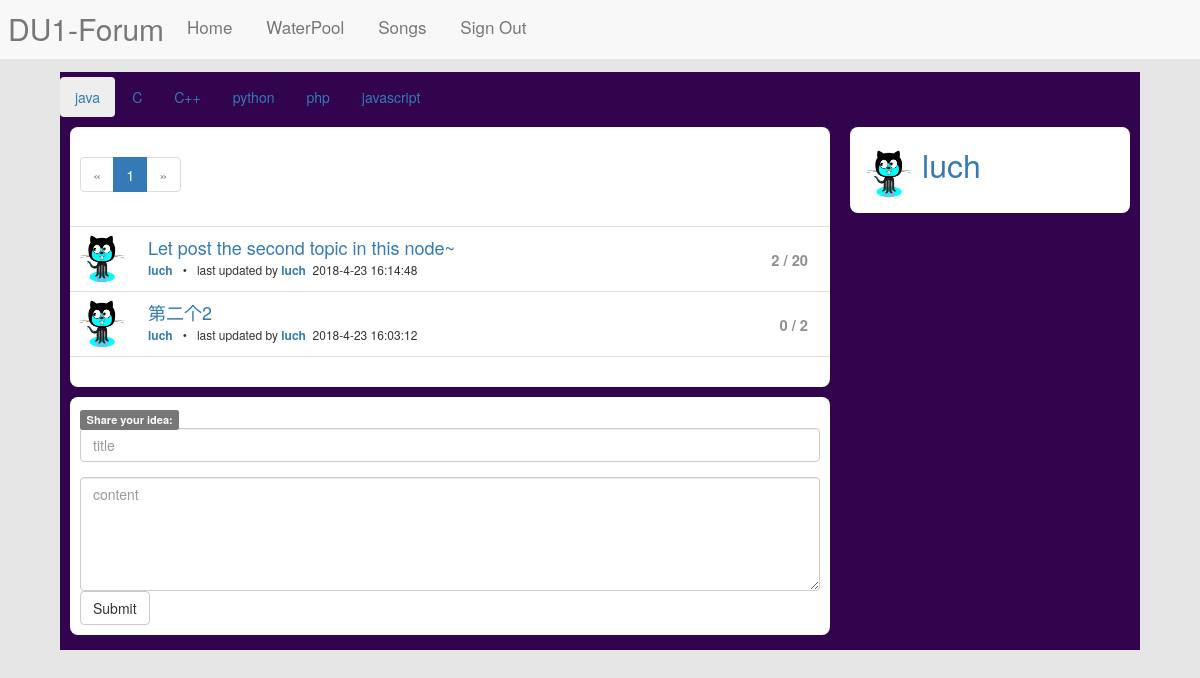
/node/ (signed in), run on the app's committed database.
### models/node.py (models this page shows, shortened)
class NodeCls(db.Model, ModelMixin):
    __tablename__ = 'nodes'
    id = db.Column(db.Integer, primary_key=True)
    node_name = db.Column(db.String(64), unique=True)
    topics = db.relationship('TopicCls', backref='node_ref', lazy='dynamic')

### models/user.py (models this page shows, shortened)
class UserCls(db.Model, ModelMixin):
    __tablename__ = 'users'
    id = db.Column(db.Integer, primary_key=True)
    username = db.Column(db.String(64), unique=True)
    password_hashed = db.Column(db.String(200))
    email = db.Column(db.String(64), default='')
    created_time = db.Column(db.String(64), default='')
    avatar = db.Column(db.String(100))
    topics = db.relationship('TopicCls', foreign_keys='TopicCls.user_id',
                             backref='user_ref', lazy='dynamic')
    newupdate_topics = db.relationship('TopicCls', foreign_keys='TopicCls.replyuser_id',
                                       backref='lastreplyer_ref', lazy='dynamic')
    comment_out = db.relationship('CommentCls', foreign_keys='CommentCls.sender_id',
                                   backref='sender_ref')
    comment_in = db.relationship('CommentCls', foreign_keys='CommentCls.receiver_id',
                                  backref='receiver_ref')
    topic_collection = db.relationship('TopicCollection', backref='user_ref',
                                       lazy='dynamic', order_by='desc(TopicCollection.id)')

### models/topic.py (models this page shows, shortened)
class TopicCls(db.Model, ModelMixin):
    __tablename__ = 'topics'
    id = db.Column(db.Integer, primary_key=True)
    title = db.Column(db.String(64))
    content = db.Column(db.String(256))
    created_time = db.Column(db.String(100))
    lastreplytime = db.Column(db.String(100))
    replycount = db.Column(db.Integer, default=0)
    views = db.Column(db.Integer, default=0)
    favor_num = db.Column(db.Integer, default=0)
    node_id = db.Column(db.Integer, db.ForeignKey('nodes.id'))
    user_id = db.Column(db.Integer, db.ForeignKey('users.id'))
    replyuser_id = db.Column(db.Integer, db.ForeignKey('users.id'))
    comments = db.relationship('CommentCls', backref='topic_ref')

### routes/node.py (the view)
@main.route('/')
@main.route('/<int:id>')
def show(id=1):
    n = NodeCls.query.get(id)
    ns = NodeCls.query.all()
    page = request.args.get('p', 1, type=int)
    pagination = TopicCls.query.filter_by(node_id=id) \
        .order_by(TopicCls.lastreplytime.desc(), TopicCls.created_time.desc()) \
        .paginate(page, per_page=6)
    ts = pagination.items
    u = cur_user()
    return render_template('node.html', node=n, node_list=ns, topics=ts, pagination=pagination, cur_user=u)

### routes/__init__.py (called while the page is built)
def cur_user():
    uid = session.get('user_id')
    if uid is not None:
        u = UserCls.query.get(uid)
        return u
    else:
        return uid

### templates/node.html (shortened to what this page needs)
{% extends "mybase.html" %}
{% import '_macro.html' as macro %}
{% block styles%}
{{ super() }}
<link href="{{url_for('static', filename='css/node.css')}}" rel="stylesheet">
{% endblock styles %}
{% block nodes %}
<div class="nodes">
    <ul class="nav nav-pills">
        {% for n in node_list %}
            {% if n==node %}
            <li><a class="cur_tag" href="{{url_for('node_blue.show', id=n.id)}}">{{n.node_name}}</a></li>
            {% else %}
            <li ><a href="{{url_for('node_blue.show', id=n.id)}}">{{n.node_name}}</a></li>
            {% endif %}
        {% endfor %}
    </ul>
</div>
{% endblock nodes %}
{% block content -%}
<div class="content bbs-box majorbar">{{super()}}
    <div class="pagination">
        {{ macro.paging(pagination, 'node_blue.show', id=node.id) }}
    </div>
    <ul class="topics">
        {% for t in topics %}
        <li class="topic">
            <div class="topic-item-container">
                <a class="topic-cell-avatar" href="{{url_for('user_blue.profile', username=t.user_ref.username)}}">
                    <img class="bbs-avatar" src="{{t.user_ref.avatar}}" height="48" width="48">
                </a>
                <div class="topic-views"><strong>{{t.replycount}}&nbsp;/&nbsp;{{t.views}}</strong></div>
                <div class="topic-list-cell">
                    <div class="topic-cell-title"><a href="{{url_for('topic_blue.show', id=t.id)}}">{{t.title}}</a></div>
                    <div class="topic-cell-info">
                        <strong><a href="{{url_for('user_blue.profile', username=t.user_ref.username)}}">{{t.user_ref.username}}</a></strong>
                        &nbsp;  •  &nbsp;
                        last updated by
                        <strong>
                            <a href="{{url_for('user_blue.profile', username=t.lastreplyer_ref.username)}}">
                                {{t.lastreplyer_ref.username}}
                            </a>
                        </strong>
                        &nbsp;<time>{{t.lastreplytime}}</time>
                    </div>
                </div>
            </div>
        </li>
        {% endfor %}
    </ul>
</div>
{%- endblock content %}
{% block topic_post %}
<div class="topic-post-container majorbar bbs-box">
    <span class="label label-default">Share your idea:</span>
    <form role="form" action="{{url_for('topic_blue.new')}}" method="post">
        <div class="form-group">
            <input id="id-input-title" class="form-control" type="text" name="title" placeholder="title">
        </div>
        <div>
            <textarea id="id-topic-content" class="form-control" rows="5" name="content" placeholder="content"></textarea>
        </div>
        <button id="id-topic-submit" class="btn btn-default" type="submit">Submit</button>
    </form>
</div>
{%- endblock topic_post %}
{%- block sidebar %}
{{ super()}}
{%- endblock sidebar %}

### templates/mybase.html (shortened to what this page needs)
{% extends "bootstrap/base.html" %}
{% block styles%}
<link href="{{url_for('static', filename='css/bootstrap.min.css')}}" rel="stylesheet">
<link href="{{url_for('static', filename='css/bbs.css')}}" rel="stylesheet">
<link href="{{url_for('static', filename='css/sweetalert2.min.css')}}" rel="stylesheet">
{% endblock styles %}
{% block body %}
{% block topbar %}
<div class="bbs-nav-container">
    <div class="bbs-nav-header"><a href="#">DU1-Forum</a></div>
    <div class="bbs-nav-cell" align="">
        <a class="bbs-navcell-item" href="{{ url_for('node_blue.show') }}">Home</a>
        <a class="bbs-navcell-item" href="#">WaterPool</a>
        <a class="bbs-navcell-item" href="#">Songs</a>
        {% if cur_user %}
        <a class="bbs-navcell-item" href="{{ url_for('auth_blue.signout') }}">Sign Out</a>
        {% else %}
        <a class="bbs-navcell-item" href="{{ url_for('auth_blue.signin') }}">Sign In</a>
        {% endif %}
    </div>
</div>
{% endblock topbar %}
<div class="main">
    {% block main %}
    {% block nodes %}
    {% endblock nodes %}
    {% block sidebar %}
    <div class="sidebar bbs-box">
        {% if cur_user %}
        <div>
            <a href="{{url_for('user_blue.profile', username= cur_user.username)}}">
                <img class="bbs-avatar" src="{{cur_user.avatar}}" height="48" width="55">
            </a>
            <span class="greeting"><a href="{{url_for('user_blue.profile', username= cur_user.username)}}">{{cur_user.username}}</a></span>
        </div>
        {% else %}
        <h1>Hello! guest</h1>
        <a href="/signin">Sign In to share</a>
        {% endif %}
    </div>
    {% endblock sidebar %}
    {% block content %}
    {% endblock content %}
    {% block topic_post %}
    {% endblock topic_post %}
    {% endblock %}
</div>
{% endblock body %}

### static/css/bbs.css (style rules this page uses)
body { margin: 0; background: #e6e6e6; padding-top: 52px; }
.main { margin: 20px auto; width: 80%; padding-top: 5px; padding-bottom: 5px; background: #31044d; max-width: 900px; min-width: 1080px; }
.majorbar { margin: 10px 310px 10px 10px; background: white; font-size: 105%; }
.pagination { margin: 15px 5px; }
.sidebar { width: 280px; font-size: 105%; float: right; margin: 10px 10px 10px 10px; padding:15px; }
.bbs-nav-container { position: fixed; z-index: 10; top: 0px; width: 100%; background-color: #f8f8f8; font-family: "Helvetica Neue",Helvetica,Arial,sans-serif; }
.bbs-nav-container a { text-decoration: none; display: inline-block; color: #777; }
.bbs-nav-header { float: left; }
.bbs-nav-header a { font-size: 30px; padding: 8px; }
.bbs-navcell-item { display: inline-block; font-size: 17px; padding: 15px; }
.bbs-box { border-radius: 8px; background: white; overflow: hidden; }
.cur_tag { background: #eee; }
.greeting { margin-left: 5px; font-size: xx-large; }
.bbs-avatar { height: 48px; width: 48px; }

### static/css/node.css (style rules this page uses)
.topic-post-container { padding: 10px; }
.topics, .ul-comments { list-style-type: none; padding: 0px; margin: 0px 0px 30px 0px; border-top: 1px solid #e0e0e0; }
.topics .topic, .ul-comments .li-comment { padding: 8px; border-bottom: 1px solid #e0e0e0; }
.topic-views { float: right; padding: 14px 14px 0 0; color: #948e8e; }
.topic-item-container, .comment-item-container { min-height: 48px; }
.topic-list-cell { margin-left: 70px; margin-right: 90px; word-break: break-word; }
.topic-cell-avatar { float: left; }
.topic-cell-title { font-size: 18px; }
.topic-cell-info { font-size: 12px; }

### data on the page
NodeCls: node_name "java"
NodeCls: node_name "C"
NodeCls: node_name "C++"
NodeCls: node_name "python"
NodeCls: node_name "php"
NodeCls: node_name "javascript"
UserCls: avatar (placeholder picture), username "luch"
TopicCls: user_ref.avatar (placeholder picture), replycount "2", views "20", title "Let post the second topic in this node~", user_ref.username "luch", lastreplyer_ref.username "luch"
TopicCls: user_ref.avatar (placeholder picture), replycount "0", views "2", title "第二个2", user_ref.username "luch", lastreplyer_ref.username "luch"

### other printed values
{{ p }} "1"
